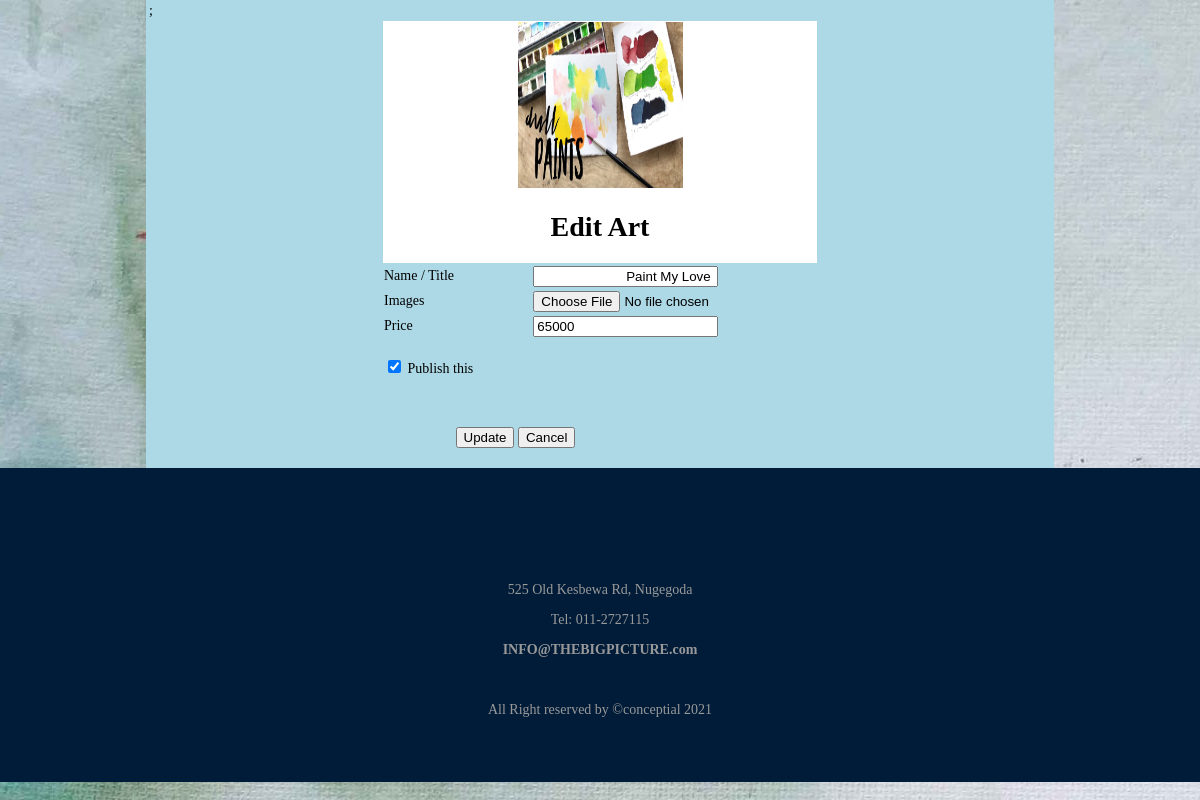
Page /pages/editArt.php?id=3 (signed in) on the committed database.
### tables this page shows
CREATE TABLE `art` (
  `id` int(11) NOT NULL,
  `title` varchar(45) NOT NULL,
  `price` float NOT NULL,
  `imagePath` varchar(200) NOT NULL,
  `status` int(11) NOT NULL
);

### pages/editArt.php (the view, shortened to what this page needs)
<!doctype html>
<html>
<head>
<link rel="stylesheet" type="text/css" href="../css/style.css">
</head>
<body>
	<table width="908" height="225" align="center">
  <tbody>
    <tr>
		<?php
		$con = mysqli_connect("localhost:3306","root","","artdb");
		$sql = "SELECT * FROM `art` WHERE `id`='".$_GET['id']."'";
		$result = mysqli_query($con,$sql);
		if(mysqli_num_rows($result)> 0)
		{
			$row = mysqli_fetch_assoc($result);
		?>
      <td colspan="2"><form action="editArt.php?id=<?php echo $_GET['id'];?>"  method="post" enctype="multipart/form-data">
        ;
        <table width="438" border="0" align="center">
          <tr>
            <td colspan="2" bgcolor="#FFFFFF"><div align="center"><img src="../images/maxresdefault.jpg" width="165" height="166" /></div>
              <h1><center>Edit Art</center></h1></td>
          </tr>
          <tr>
            <td width="146">Name / Title</td>
            <td width="282"><input type="text" name="txtTitle" id="txtTitle" value= "<?php echo $row['title'];?>"/></td>
          </tr>
          <tr>
            <td>Images</td>
            <td><input type="file" name="fileImage" id="fileImage" /></td>
          </tr>
          <tr>
            <td>Price</td>
            <td><input type="text" name="txtPrice" id="txtPrice" value="<?php echo $row['price'];?>"/></td>
          </tr>
          <tr>
            <td colspan="2"><br />
              <label for="chkBooks">
                <input type="checkbox" name="chkPublish" id="chkPublish" <?php if($row['status']== 1){
				echo "checked";
			}
			?>/>
                Publish this<br />
                <br>
                <br />
              </label></td>
          </tr>
          <tr>
            <td colspan="2"><blockquote> &nbsp;&nbsp;&nbsp;&nbsp;&nbsp;&nbsp;&nbsp;&nbsp;
              <input name="btnSubmit" type="submit" class="button" id="btnSubmit" value="Update"   />
              <input name="btnReset" type="reset" class="button" id="btnReset" value="Cancel"   />
            </blockquote></td>
			  <?php }
		?>
          </tr>
        </table>
      </form></td>
    </tr>
  </tbody>
</table>
<footer class="footer">
	<div class="footer-bottom">
	    <p>525 Old Kesbewa Rd, Nugegoda</p>
        <p>Tel: 011-2727115</p>
        <p><b>INFO@THEBIGPICTURE.com</b></p><br>
		<p>All Right reserved by &copy;conceptial 2021</p>
	</div>
</footer>
</body>
</html>

### css/style.css (style rules this page uses)
*,*:before,*:after { box-sizing: border-box; }
body { font-family: poppins; margin:0; display:grid; font-size: 14px; }
footer { display: -webkit-flex; display: -mos-flex; display: -ms-flex; display: -o-flex; display: flex; flex-flow: row wrap; padding: 50px; color: #fff; background-color: #011c39; }
.footer > * { flex: 1 100%; }
.footer-bottom { text-align: center; color: #999; padding-top: 50px; }

### pages/editArt.php (style rules this page uses)
body { background-image: url("../images/Bg_pic2.jpg"); }
table { background-color: lightblue; }

### rows in the picture
art: txtTitle "Paint My Love", txtPrice "65000", status "☑"
